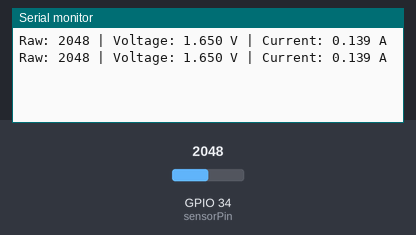
Simulated run of this sketch. Board: ESP32. Shown: the last lines printed to the serial monitor. The inputs (shaded band) are chosen by the test bench; at power-on: GPIO 34 (sensorPin) = 2048.

Above: at 1.8 s.
1.9 s: GPIO 34 (sensorPin) set to 2866
At 2.8 s:
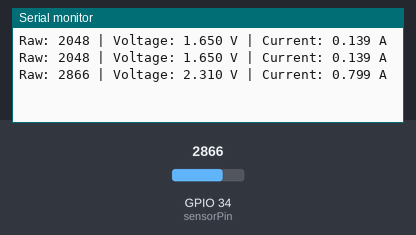
3.4 s: GPIO 34 (sensorPin) set to 3603
At 4.5 s:
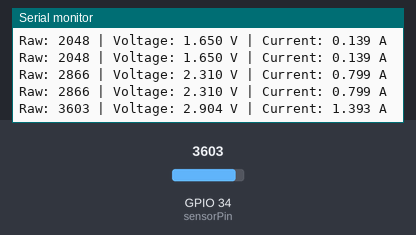
Timing chart, 0 to 6.4 s (numbered marks = the images above; inputs shaded):
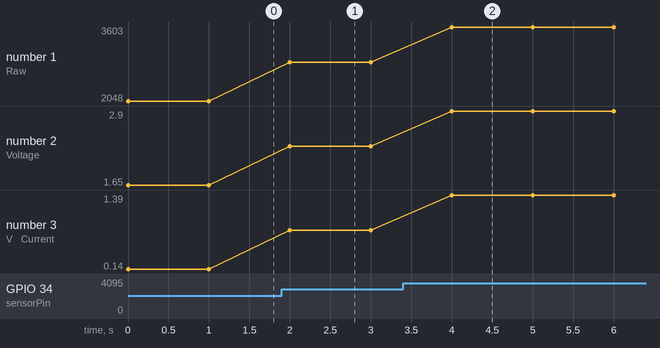

Measured:
- after the input at 1.9 s, the serial monitor: prints a new line after 0.10 s (image 1)
- after the input at 3.4 s, the serial monitor: prints a new line after 0.60 s (image 2)
- plotted number 1: 2048 → 2866 after the input at 1.9 s, 2866 → 3603 after the input at 3.4 s
- plotted number 2: 1.65 → 2.31 after the input at 1.9 s, 2.31 → 2.9 after the input at 3.4 s
- plotted number 3: 0.14 → 0.8 after the input at 1.9 s, 0.8 → 1.39 after the input at 3.4 s

The sketch:

smartenergymonitor.ino
```cpp
const int sensorPin = 34; // GPIO34 (Analog input only)
float sensitivity = 1; // For ACS712-5A, 185mV per Amp
float voltageOffset = 1.511; // Adjusted to my sensor

void setup() {
  Serial.begin(115200);

}

void loop() {
  int rawValue = analogRead(sensorPin);
  float voltage = (rawValue / 4095.0) * 3.3; // For 12-bit ADC on ESP32
  float current = (voltage - voltageOffset) / sensitivity;

  Serial.print("Raw: "); Serial.print(rawValue);
  Serial.print(" | Voltage: "); Serial.print(voltage, 3);
  Serial.print(" V | Current: "); Serial.print(current, 3);
  Serial.println(" A");

  delay(1000);
}
```
